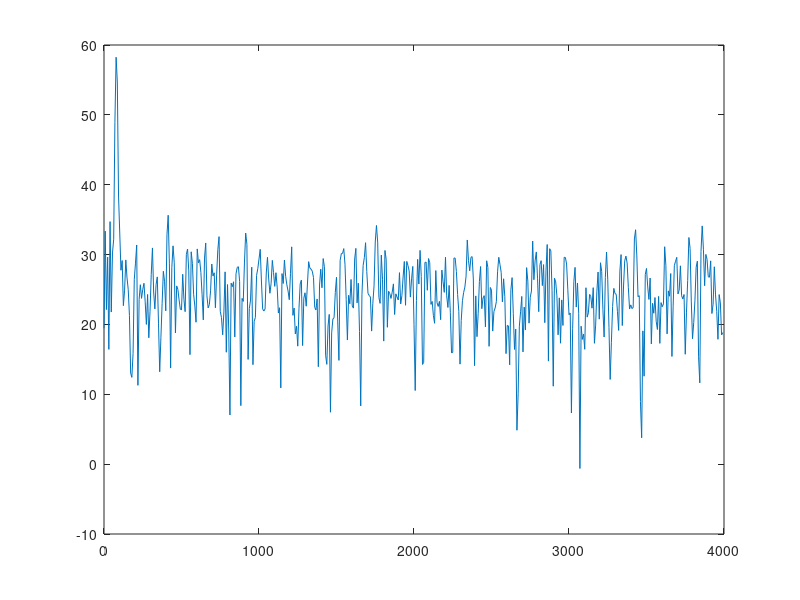

Reproduce this figure in MATLAB.
clear;

% Load the signal, 1000 samples of a damped sinus with f=80Hz. f_s is 8kHz. 
load signal;

% Load the noise corrupted signal, 1000 samples of the damped sinusoid
% superimposed with a Gaussian distributed white noise.
load signal_noise;

% QUESTION 1
% First we do an 1024 point DFT (in Matlab this is done using the function
% FFT). You could also do a 1000-point FFT -- Matlab will accept any size.
% Although the sequence that we want to analyse is only 1000 samples, it is
% possible to do a 1024-point FFT by zero-padding.

spec_signal = fft(s, 1024);

% Next we calculate and plot the amplitude spectrum.
% First we create a frequency axis, which represents the spectrum from 0 to
% 2*pi
for i=1:1024
    f_axis(i)=(i-1)*(8000/1024);
end;

mag = abs(spec_signal);
%plot(f_axis, mag);


% QUESTION 2
% It is quite difficult to see the peak, so let's try to zoom in a bit...
% We now plot the spectrum from 0 to 200Hz, i.e., we plot the first 26
% samples
%plot(f_axis(1:26), mag(1:26))


% QUESTION 3
% With only 26 samples to represent the spectrum from 0 to 200Hz, we have a
% quite poor frequency resolution. Althoug we do not get a higher absolute 
% accuracy, we may want to increase the number of samples in the spectrum, 
% e.g., with a factor of 10.
% Basically, this can be done by zero-padding up to 10x1024=10240. In
% Matlab zero-padding is automatically done by specifying the FFT-size
% larger than the length of the sequence.

spec_signal = fft(s, 10240);

% Next we calculate and plot the amplitude spectrum.
% First we create a frequency axis, which represents the spectrum from 0 to
% 2*pi
for i=1:10240
    f_axis(i)=(i-1)*(8000/10240);
end;

mag = (abs(spec_signal));
% We now plot the spectrum from 0 to 200Hz which corresponds to the first
% 256 samples.
%plot(f_axis(1:256), mag(1:256))


% QUESTION 4
% In our next experiment we will window the input sequence using the
% Hamming window instead of the Rectangular window.

% First we derive the Hamming window and multiply it onto the signal.
window=hamming(1000);
for j=1:1000
    weighted_signal(j) = s(j)*window(j);
end

% Next we zero-pad to 10240 and calculate the spectrum.
spec_signal = fft(weighted_signal, 10240);
mag = (abs(spec_signal));
% Finally we plot the spectrum from 0 to 200Hz which corresponds to the first
% 256 samples.
%plot(f_axis(1:256), mag(1:256))


% QUESTION 5
% Basically what we do here is that we conduct a 1024-point FFT on the noise
% contaminated signal, calculate the magnitude in dB, and plot it.
clear f_axis; % Make a new freq-axis
for i=1:1024
    f_axis(i)=(i-1)*(8000/1024);
end;
% ...and then do the spectral analysis
spec_signal_noise = fft(s_n, 1024);
mag = 20*log10(abs(spec_signal_noise)); % Amplitude is in dB
%plot(f_axis(1:512), mag(1:512))


% QUESTION 6
% First we derive the Hamming window and multiply it onto the signal.
window=hamming(1000);
for j=1:1000
    weighted_signal_noise(j) = s_n(j)*window(j);
end

spec_signal_noise = fft(weighted_signal_noise, 1024);
mag = 20*log10(abs(spec_signal_noise)); % Amplitude is in dB
plot(f_axis(1:512), mag(1:512))

